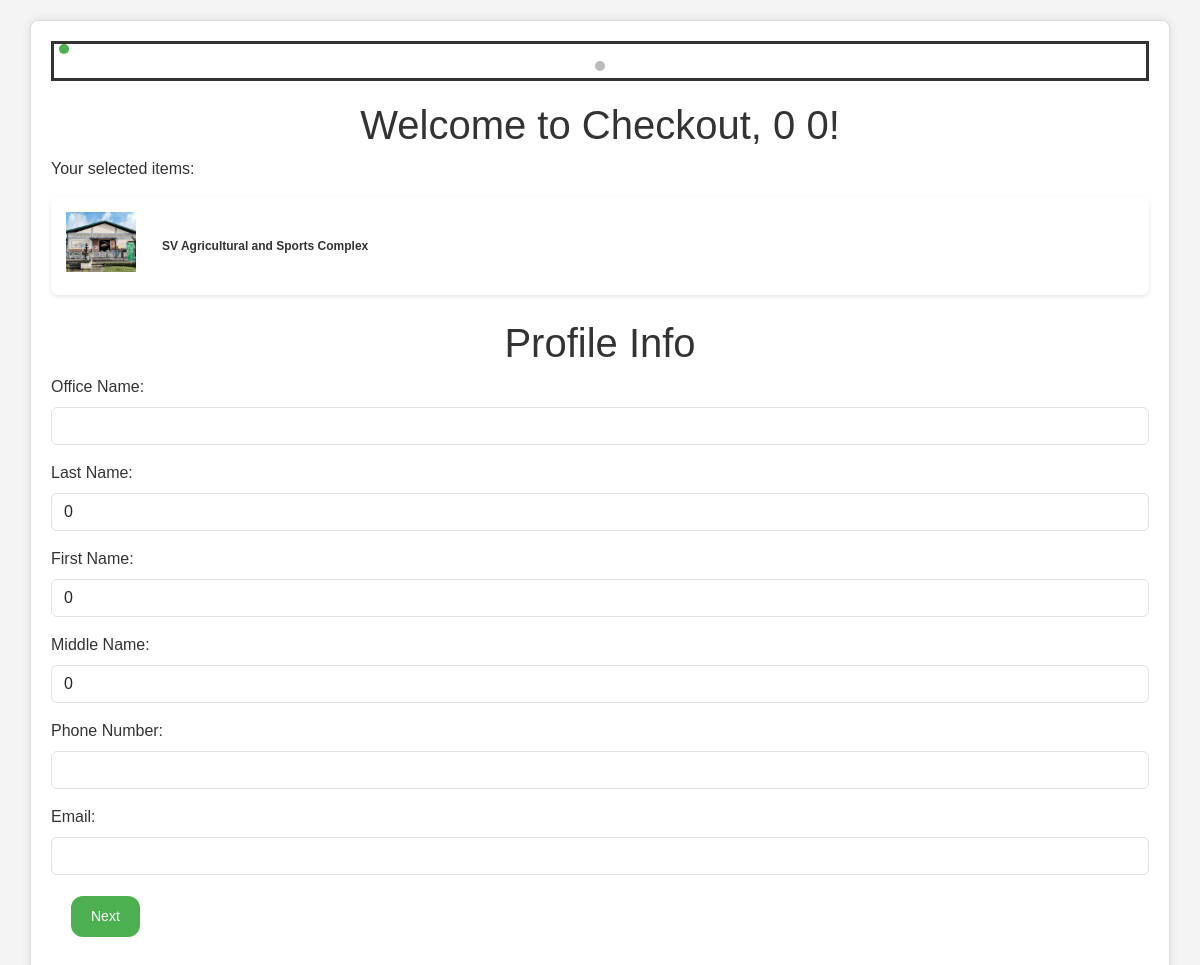
Screenshot of /user_page/checkout_solo.php?facilityId=16 (signed in) with the database file from the repository.
### tables this page shows
CREATE TABLE `client` (
  `id` int(11) NOT NULL,
  `office_org` varchar(100) NOT NULL,
  `fname` varchar(50) NOT NULL,
  `lname` varchar(11) NOT NULL,
  `mname` varchar(11) NOT NULL,
  `email` varchar(50) NOT NULL,
  `password` varchar(11) NOT NULL,
  `contact_number` varchar(11) NOT NULL,
  `account_stat` varchar(11) NOT NULL
);

CREATE TABLE `facility` (
  `id` int(11) NOT NULL,
  `facility_name` varchar(50) NOT NULL,
  `location` varchar(50) NOT NULL,
  `type` varchar(30) NOT NULL,
  `capacity` int(7) NOT NULL,
  `supervisor_name` varchar(50) NOT NULL,
  `contact` varchar(11) NOT NULL,
  `email` varchar(30) NOT NULL,
  `details` varchar(300) NOT NULL,
  `availability` varchar(15) NOT NULL,
  `image_name` varchar(100) NOT NULL
);

### user_page/checkout_solo.php (the view, shortened to what this page needs)
<?php
include('../dbConnect.php');
$user_id = $_SESSION['user_id'];
$sql = "SELECT office_org, lname, fname, mname FROM client WHERE id = $user_id";
$result = $conn->query($sql);
if ($result->num_rows > 0) {
    $row = $result->fetch_assoc();
    $officeName = $row['office_org'];
    $lastName = $row['lname'];
    $firstName = $row['fname'];
    $middleName = $row['mname'];
} else {
    echo "User data not found.";
}
if (isset($_GET['facilityId']) ? $_GET['facilityId'] : '') {
    $facilityItem = (isset($_GET['facilityId']) ? $_GET['facilityId'] : '');
}
?>
<!DOCTYPE html>
<html lang="en">
<head>
    <link rel="stylesheet" href="https://cdn.jsdelivr.net/npm/bootstrap@5.3.2/dist/css/bootstrap.min.css">
    <link rel="stylesheet" href="../css/user_page/checkout.css">
</head>
<body>
    <div class="container">
        <div class="dots">
            <span class="dot dot1 active"></span>
            <span class="dot dot2"></span>
        </div>
        <div class="page page1 active">
            <div>
                <h1 class="mt-3">Welcome to Checkout, <?php echo $firstName . ' ' . $lastName; ?>!</h1>
                <p>Your selected items:</p>
                <ul class="list-unstyled">
                    <?php
                    $facility_sql = "SELECT * FROM facility WHERE id = $facilityItem";
                    $facility_result = $conn->query($facility_sql);
                    if ($facility_result->num_rows > 0) {
                        $facility_row = $facility_result->fetch_assoc();
                        $facility_name = $facility_row['facility_name'];
                        $facility_image_name = $facility_row['image_name'];
                        $facilityImagePath = '../resources/facility_imgs/' . $facility_image_name . '.png';
                        echo '<li class="mb-3">';
                        echo '<div class="d-flex align-items-center">';
                        echo '<div class="image-container me-3">';
                        echo '<div class="image" style="background-image: url(\'' . $facilityImagePath . '\');"></div>';
                        echo '</div>';
                        echo '<div class="name">' . $facility_name . '</div>';
                        echo '</div>';
                        echo '</li>';
                    }
                    ?>
                </ul>
            </div>
            <h1 class="mt-4">Profile Info</h1>
            <form id="form1" action="#" method="post">
                <div class="mb-3">
                    <label for="officeName" class="form-label">Office Name:</label>
                    <input type="text" id="officeName" name="officeName" readonly class="form-control" value="<?php echo $officeName; ?>">
                </div>
                <div class="mb-3">
                    <label for="lastName" class="form-label">Last Name:</label>
                    <input type="text" id="lastName" name="lastName" readonly class="form-control" value="<?php echo $lastName; ?>">
                </div>
                <div class="mb-3">
                    <label for="firstName" class="form-label">First Name:</label>
                    <input type="text" id="firstName" name="firstName" readonly class="form-control" value="<?php echo $firstName; ?>">
                </div>
                <div class="mb-3">
                    <label for="middleName" class="form-label">Middle Name:</label>
                    <input type="text" id="middleName" name="middleName" readonly class="form-control" value="<?php echo $middleName; ?>">
                </div>
                <div class="mb-3">
                    <label for="phoneNumber" class="form-label">Phone Number:</label>
                    <input type="tel" id="phoneNumber" name="phoneNumber" required class="form-control">
                </div>
                <div class="mb-3">
                    <label for="email" class="form-label">Email:</label>
                    <input type="email" id="email" name="email" required class="form-control">
                </div>
                <button id="nextButton1" class="btn btn-primary">Next</button>
            </form>
        </div>
    </div>
</body>
</html>

### css/user_page/checkout.css (style rules this page uses)
body { font-family: 'Arial', sans-serif; margin: 0; padding: 0; background-color: #f4f4f4; color: #333; }
.container { margin: 20px auto; max-width: 95%; background-color: #fff; box-shadow: 0 0 10px rgba(0, 0, 0, 0.1); padding: 20px; border-radius: 8px; border: 1px solid #ddd; }
.dots { text-align: center; margin-bottom: 20px; border: solid; }
.dot { display: inline-block; width: 10px; height: 10px; margin: 0 5px; background-color: #bbb; border-radius: 50%; }
.dot1.active, .dot2.active { background-color: #4CAF50; }
.page { display: none; }
.active { display: block; }
h1 { color: #333; text-align: center; }
ul { list-style: none; padding: 0; }
li { margin-bottom: 10px; }
.image-container { display: flex; align-items: center; margin-bottom: 8px; margin-right: 50px; }
.image { width: 70px; height: 60px; background-size: cover; background-position: center; margin-right: 10px; }
.name { font-weight: bold; font-size: 12px; }
input { width: 100%; padding: 12px; box-sizing: border-box; margin-bottom: 15px; border: 1px solid #ccc; border-radius: 4px; transition: border-color 0.3s; }
.btn { background-color: #4CAF50; color: #fff; border: none; border-radius: 12px; cursor: pointer; font-size: 14px; padding: 10px 20px; transition: background-color 0.3s; margin-left: 20px; margin-top: 5px; }
li { display: flex; align-items: center; margin-bottom: 20px; padding: 15px; background-color: #fff; border-radius: 8px; box-shadow: 0 2px 4px rgba(0, 0, 0, 0.1); }

### rows the page displays
client: fname "0", lname "0", lastName "0", firstName "0", middleName "0"
facility: image_name (picture), facility_name "SV Agricultural and Sports Complex"
